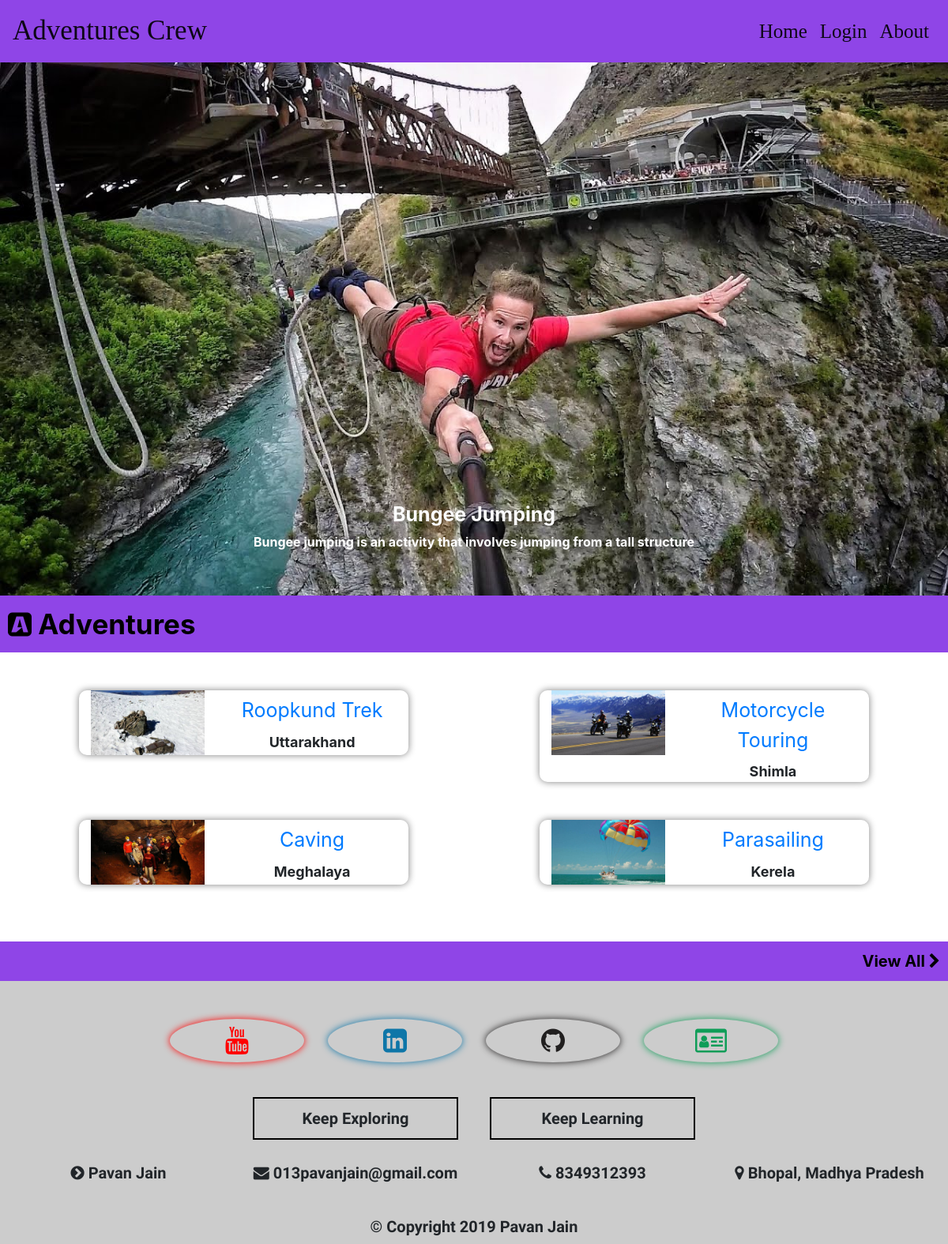
Screenshot of /Website/index.php with the database file from the repository.
### tables this page shows
CREATE TABLE `activity` (
  `id` int(11) NOT NULL,
  `name` varchar(50) NOT NULL,
  `about` varchar(500) NOT NULL,
  `image` varchar(50) NOT NULL,
  `dealer` varchar(50) NOT NULL DEFAULT 'RS Association',
  `price` int(11) NOT NULL,
  `place` varchar(50) NOT NULL,
  `address` varchar(200) NOT NULL,
  `mobile` varchar(15) NOT NULL,
  `email` varchar(50) NOT NULL
);

### Website/index.php (the view, shortened to what this page needs)
<?php
include('dbconnection.php');
include('header.php');
include('navbar.php');
?>
<div id="carouselExampleIndicators" class="carousel slide" data-ride="carousel" data-interval="2000">
  <div class="carousel-inner">
  <div class="carousel-item">
      <img class="d-block w-100" src="Images/carousel2.jpg">
    <div class="carousel-caption">
    <h5 style="font-weight:bold;font-size:25px;">Bungee Jumping</h5>
    <p style="font-weight:bold;">Bungee jumping is an activity that involves jumping from a tall structure</p>
  </div>
  </div>
  </div>
</div>
<div class="container-fluid">
<div class="row" style="background-color:#8F45E7;">
<div class="col" style="padding:10px;color:black;font-weight:bold;font-size:35px;"><i class="fa fa-buysellads" aria-hidden="true"></i> Adventures</div>
</div>
<br/><br/>
<div class="row">
<div class="col-md-1"></div>
<div class="col-md-10">
<div class="row">
<?php
$query='select id,name,image,place from activity limit 4';
$res=mysqli_query($con,$query);
$n=mysqli_num_rows($res);
for($i=1;$i<=$n/2;$i++){
    $arr=mysqli_fetch_array($res);
?>
<div class="col-md-5">
<div class="row" style="box-shadow:0px 0px 10px grey;border-radius:10px;">
<div class="col-md-5">
<img src="Images/<?php echo $arr['image']; ?>" width="100%"/>
</div>
<div class="col-md-7" style="text-align:center;">
<div><a href="viewActivity.php?aid=<?php echo $arr['id']; ?>" class="btn btn-link" onmouseover="this.style.textDecoration='none';" style="font-size:25px;"><?php echo $arr['name']; ?></a></div>
<div style="font-weight:bold;font-size:18px;"><?php echo $arr['place'];  ?></div>
</div>
</div>
<br/><br/>
</div>
<div class="col-md-2"></div>
<?php
$arr=mysqli_fetch_array($res);
?>
<div class="col-md-5">
<div class="row" style="box-shadow:0px 0px 10px grey;border-radius:10px;">
<div class="col-md-5">
<img src="Images/<?php echo $arr['image']; ?>" width="100%"/>
</div>
<div class="col-md-7" style="text-align:center;">
<div><a href="viewActivity.php?aid=<?php echo $arr['id']; ?>" class="btn btn-link" onmouseover="this.style.textDecoration='none';" style="font-size:25px;"><?php echo $arr['name']; ?></a></div>
<div style="font-weight:bold;font-size:18px;"><?php echo $arr['place'];  ?></div>
</div>
</div>
<br/><br/>
</div>
<?php
}
?>
</div>
</div>
<div class="col-md-1"></div>
</div>
<br/>
<div class="row" style="background-color:#8F45E7;">
<div class="col" style="text-align:right;padding:10px;">
<a href="activity.php" onmouseover="this.style.textDecoration='none';" style="color:black;font-weight:bold;font-size:20px;">View All <i class="fa fa-chevron-right" aria-hidden="true"></i></a>
</div>
</div>
</div>
<?php
include('footer.php');
?>

### rows the page displays
activity: image (picture), name "Roopkund Trek", place "Uttarakhand", activity.image (picture), activity.name "Motorcycle Touring", activity.place "Shimla"
activity: image (picture), name "Caving", place "Meghalaya", activity.image (picture), activity.name "Parasailing", activity.place "Kerela"
